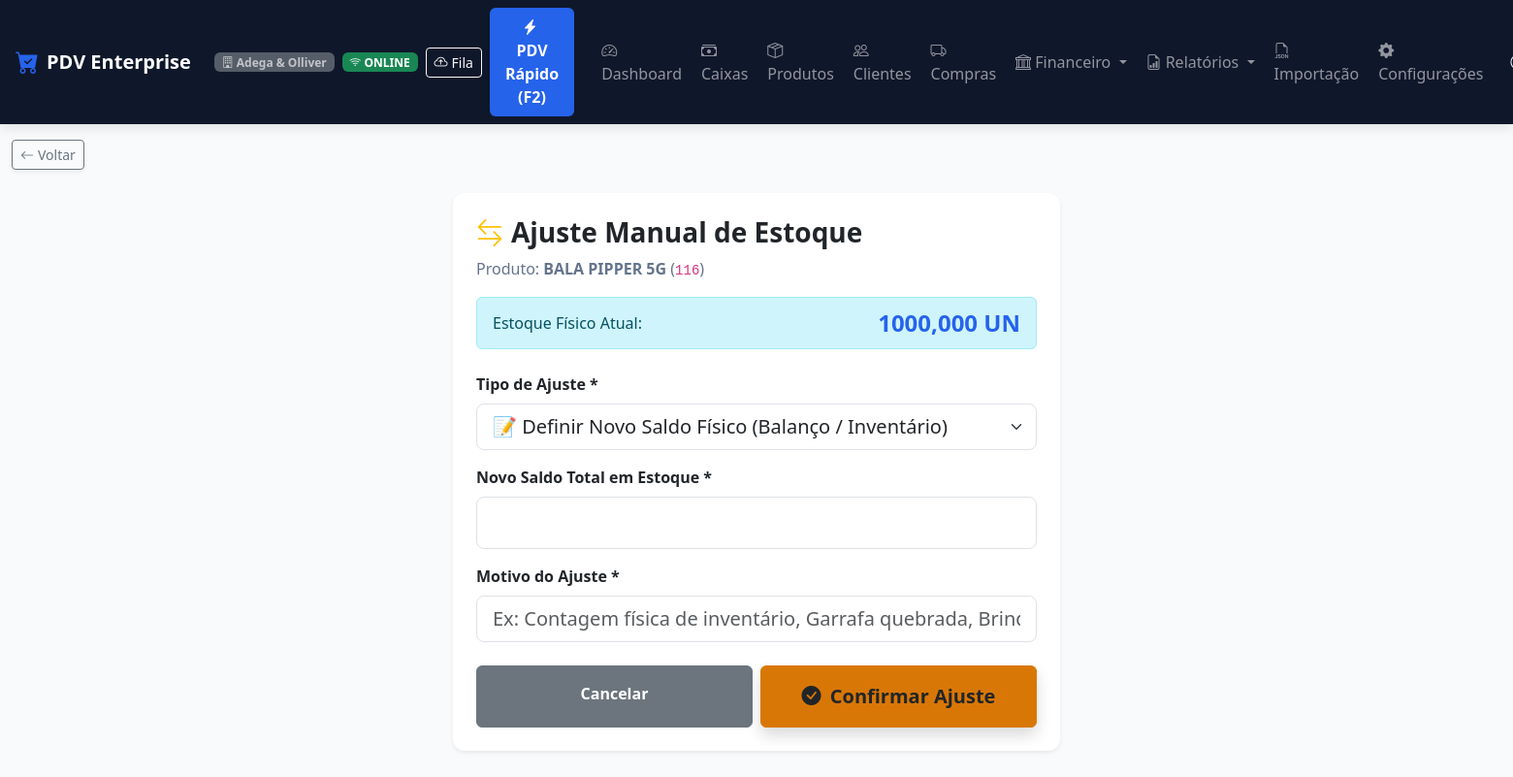
/produtos/ajuste/619/ (signed in), run on the app's committed database.
### apps/usuarios/models.py (models this page shows, shortened)
class Usuario(AbstractUser):
    CARGO_CHOICES = [
        ('ADMIN', 'Administrador'),
        ('GERENTE', 'Gerente'),
        ('OPERADOR', 'Operador de Caixa'),
        ('ESTOQUISTA', 'Estoquista'),
        ('FINANCEIRO', 'Financeiro'),
    ]
    empresa = models.ForeignKey(
        'empresas.Empresa',
        on_delete=models.CASCADE,
        related_name='usuarios',
        verbose_name='Empresa',
        null=True,
        blank=True
    )
    cargo = models.CharField('Cargo', max_length=20, choices=CARGO_CHOICES, default='OPERADOR')
    pin_caixa = models.CharField('PIN de Caixa (4 a 6 dígitos)', max_length=10, blank=True)
    telefone = models.CharField('Telefone', max_length=20, blank=True)
    limite_desconto_pct = models.DecimalField(
        'Limite de Desconto (%)', max_digits=5, decimal_places=2, default=0.00,
        help_text='Percentual máximo de desconto que este usuário pode aplicar (0 = sem limite definido).'
    )
    class Meta:
        verbose_name = 'Usuário'
        verbose_name_plural = 'Usuários'
    @property
    def is_admin(self):
        return self.cargo == 'ADMIN' or self.is_superuser
    @property
    def is_administrador(self):
        return self.is_admin
    @property
    def pode_ajustar_estoque(self):
        return self.cargo in ('ADMIN', 'GERENTE', 'ESTOQUISTA') or self.is_superuser
    @property
    def pode_visualizar_auditoria(self):
        return self.cargo in ('ADMIN', 'GERENTE') or self.is_superuser

### apps/empresas/models.py (models this page shows, shortened)
class Empresa(models.Model):
    razao_social = models.CharField('Razão Social', max_length=200, blank=True, default='')
    nome_fantasia = models.CharField('Nome Fantasia', max_length=200, blank=True, default='')
    cnpj = models.CharField('CNPJ', max_length=20, unique=True)
    inscricao_estadual = models.CharField('Inscrição Estadual', max_length=50, blank=True)
    telefone = models.CharField('Telefone', max_length=20, blank=True)
    whatsapp = models.CharField('WhatsApp', max_length=20, blank=True)
    email = models.EmailField('E-mail', blank=True)
    endereco = models.CharField('Endereço Completo', max_length=255, blank=True)
    cidade = models.CharField('Cidade', max_length=100, blank=True)
    estado = models.CharField('Estado (UF)', max_length=2, blank=True)
    logo = models.ImageField('Logo da Empresa', upload_to='logos/', null=True, blank=True)
    cor_fundo_cabecalho = models.CharField('Cor Fundo Cabeçalho', max_length=20, default='#dc2626')
    cor_texto_cabecalho = models.CharField('Cor Texto Cabeçalho', max_length=20, default='#ffffff')
    cor_destaque = models.CharField('Cor de Destaque', max_length=20, default='#16a34a')
    cor_fundo_geral = models.CharField('Cor Fundo Geral', max_length=20, default='#f8fafc')
    cor_fundo_paineis = models.CharField('Cor Fundo Painéis', max_length=20, default='#ffffff')
    ativo = models.BooleanField('Ativo', default=True)
    created_at = models.DateTimeField('Criado em', auto_now_add=True)
    updated_at = models.DateTimeField('Atualizado em', auto_now=True)
    class Meta:
        verbose_name = 'Empresa'
        verbose_name_plural = 'Empresas'

### apps/produtos/models.py (models this page shows, shortened)
class Produto(TenantModelMixin):
    UNIDADE_CHOICES = [
        ('UN', 'Unidade (UN)'),
        ('KG', 'Quilograma (KG)'),
        ('G', 'Grama (G)'),
        ('L', 'Litro (L)'),
        ('ML', 'Mililitro (ML)'),
        ('LT', 'Lata (LT)'),
        ('CX', 'Caixa (CX)'),
        ('PCT', 'Pacote (PCT)'),
        ('FD', 'Fardo (FD)'),
        ('M2', 'Metro Quadrado (M²)'),
    ]
    categoria = models.ForeignKey(Categoria, on_delete=models.SET_NULL, null=True, blank=True, related_name='produtos')
    fornecedor_principal = models.ForeignKey('clientes.Fornecedor', on_delete=models.SET_NULL, null=True, blank=True, related_name='produtos')
    codigo_barras = models.CharField('Código de Barras (EAN)', max_length=50, db_index=True)
    sku = models.CharField('SKU / Código Interno', max_length=50, blank=True, db_index=True)
    nome = models.CharField('Nome do Produto', max_length=200)
    descricao = models.TextField('Descrição / Detalhes', blank=True)
    preco_custo = models.DecimalField('Preço de Custo (R$)', max_digits=12, decimal_places=2, default=0.00)
    margem_lucro = models.DecimalField('Margem de Lucro Bruto (%)', max_digits=6, decimal_places=2, default=30.00, help_text="Cálculo base: Venda = Custo / (1 - (Margem/100))")
    preco_venda = models.DecimalField('Preço de Venda (R$)', max_digits=12, decimal_places=2, default=0.00)
    estoque_atual = models.DecimalField('Estoque Atual', max_digits=12, decimal_places=3, default=0.000)
    estoque_minimo = models.DecimalField('Estoque Mínimo', max_digits=12, decimal_places=3, default=5.000)
    estoque_maximo = models.DecimalField('Estoque Máximo', max_digits=12, decimal_places=3, default=1000.000, null=True, blank=True)
    unidade_medida = models.CharField('Unidade de Medida', max_length=10, choices=UNIDADE_CHOICES, default='UN')
    controle_estoque = models.BooleanField('Controla Estoque', default=True)
    imagem = models.ImageField('Imagem do Produto', upload_to='produtos/', null=True, blank=True)
    ativo = models.BooleanField('Ativo', default=True)
    class Meta:
        verbose_name = 'Produto'
        verbose_name_plural = 'Produtos'
        unique_together = ['empresa', 'codigo_barras']

### apps/produtos/views.py (the view, shortened to what this page needs)
# urls.py: path('ajuste/<int:pk>/', estoque_ajuste, name='estoque_ajuste'),
@login_required
@permissao_required('pode_ajustar_estoque')
def estoque_ajuste(request, pk):
    empresa = request.tenant or request.user.empresa
    produto = get_object_or_404(Produto, pk=pk, empresa=empresa)
    next_url = request.GET.get('next') or request.POST.get('next') or ''
    if next_url and not (next_url.startswith('/produtos/') or next_url.startswith('/')):
        next_url = ''
    return render(request, 'produtos/ajuste.html', {
        'produto': produto,
        'next_url': next_url,
    })

### templates/produtos/ajuste.html (shortened to what this page needs)
{% extends 'base.html' %}
{% block content %}
<div class="row justify-content-center my-4">
    <div class="col-12 col-md-6 col-lg-5">
        <div class="card card-custom p-4 shadow-sm border-0">
            <h3 class="fw-bold text-dark mb-2"><i class="bi bi-arrow-left-right text-warning me-2"></i>Ajuste Manual de Estoque</h3>
            <p class="text-muted mb-3">Produto: <strong>{{ produto.nome }}</strong> (<code>{{ produto.codigo_barras }}</code>)</p>
            <div class="alert alert-info py-2 d-flex justify-content-between align-items-center mb-4">
                <span>Estoque Físico Atual:</span>
                <strong class="fs-4 text-primary">{{ produto.estoque_atual }} {{ produto.unidade_medida }}</strong>
            </div>
            <form method="post">
                <div class="mb-3">
                    <label for="tipo" class="form-label fw-bold">Tipo de Ajuste *</label>
                    <select name="tipo" id="tipo" class="form-select form-select-lg" required onchange="toggleAjusteMode()">
                        <option value="NOVO_SALDO">📝 Definir Novo Saldo Físico (Balanço / Inventário)</option>
                    </select>
                </div>
                <div class="mb-3" id="group-novo-saldo">
                    <label for="novo_saldo" class="form-label fw-bold">Novo Saldo Total em Estoque *</label>
                    <input type="number" step="0.001" min="0" name="novo_saldo" id="novo_saldo" class="form-control form-control-lg fw-bold fs-4 text-primary" value="{{ produto.estoque_atual }}">
                </div>
                <div class="mb-4">
                    <label for="motivo" class="form-label fw-bold">Motivo do Ajuste *</label>
                    <input type="text" name="motivo" id="motivo" class="form-control form-control-lg" placeholder="Ex: Contagem física de inventário, Garrafa quebrada, Brinde..." required>
                </div>
                <div class="d-flex gap-2">
                    <a href="{{ next_url|default:'/produtos/' }}" class="btn btn-secondary w-50 py-3 fw-bold">Cancelar</a>
                    <button type="submit" class="btn btn-warning text-dark w-50 py-3 fw-bold fs-5 shadow">
                        <i class="bi bi-check-circle-fill me-1"></i> Confirmar Ajuste
                    </button>
                </div>
            </form>
        </div>
    </div>
</div>
{% endblock %}

### templates/components/navbar.html (shortened to what this page needs)
{% if request.resolver_match.url_name == 'pdv_front' %}
<nav class="navbar navbar-expand navbar-dark navbar-custom sticky-top px-3">
    <div class="container-fluid p-0 d-flex justify-content-between align-items-center">
        <div class="d-flex align-items-center gap-2">
            <a class="navbar-brand fw-bold text-white d-flex align-items-center gap-2 mb-0" href="{% url 'dashboard' %}">
                <i class="bi bi-cart-check-fill text-primary fs-4"></i>
                <span>PDV Enterprise</span>
            </a>
            <span class="badge bg-secondary opacity-75 d-none d-md-inline-block">
                <i class="bi bi-building"></i> {{ request.user.empresa.nome_fantasia|default:"Multiempresa" }}
            </span>
            <span id="network-status-badge" class="badge bg-success ms-1">
                <i class="bi bi-wifi"></i> ONLINE
            </span>
            <button class="btn btn-sm btn-outline-light ms-1 d-flex align-items-center gap-1" type="button" onclick="abrirModalFilaOffline()" title="Ver Fila de Vendas Offline">
                <i class="bi bi-cloud-arrow-up"></i> <span class="d-none d-sm-inline">Fila</span>
                <span id="sync-status-badge" class="badge bg-warning text-dark" style="display:none;">0</span>
            </button>
        </div>
        <div class="d-flex align-items-center gap-2">
            <a href="{% url 'dashboard' %}" class="btn btn-outline-light btn-sm fw-bold d-flex align-items-center gap-1" title="Ir para o Dashboard / Tela Inicial">
                <i class="bi bi-house-door-fill text-warning"></i> <span>Início</span>
            </a>
            <a href="{% url 'caixas_list' %}" class="btn btn-warning btn-sm fw-bold d-flex align-items-center gap-1 text-dark" title="Ir para o Módulo de Caixa">
                <i class="bi bi-cash-stack"></i> <span>Caixa</span>
            </a>
            <div class="dropdown ms-2">
                <a class="nav-link dropdown-toggle fw-semibold text-light py-1 px-2 border border-secondary rounded" href="#" data-bs-toggle="dropdown">
                    <i class="bi bi-person-circle me-1"></i> {{ user.get_full_name|default:user.username }}
                </a>
                <ul class="dropdown-menu dropdown-menu-end shadow">
                    <li><span class="dropdown-item-text text-muted small">Cargo: {{ user.get_cargo_display }}</span></li>
                    <li><hr class="dropdown-divider"></li>
                    <li><a class="dropdown-item text-danger" href="{% url 'logout' %}"><i class="bi bi-box-arrow-right me-2"></i>Sair</a></li>
                </ul>
            </div>
        </div>
    </div>
</nav>
{% else %}
<nav class="navbar navbar-expand-lg navbar-dark navbar-custom sticky-top px-3">
    <a class="navbar-brand fw-bold text-white d-flex align-items-center gap-2" href="{% url 'dashboard' %}">
        <i class="bi bi-cart-check-fill text-primary fs-4"></i>
        <span>PDV Enterprise</span>
    </a>
    <span class="badge bg-secondary ms-2 opacity-75 d-none d-md-inline-block">
        <i class="bi bi-building"></i> {{ request.user.empresa.nome_fantasia|default:"Multiempresa" }}
    </span>
    <span id="network-status-badge" class="badge bg-success ms-2">
        <i class="bi bi-wifi"></i> ONLINE
    </span>
    <button class="btn btn-sm btn-outline-light ms-2 d-flex align-items-center gap-1" type="button" onclick="abrirModalFilaOffline()" title="Ver Fila de Vendas Offline">
        <i class="bi bi-cloud-arrow-up"></i> <span class="d-none d-sm-inline">Fila</span>
    </button>
    <div class="collapse navbar-collapse" id="navbarNav">
        <ul class="navbar-nav ms-auto align-items-center gap-1">
            <li class="nav-item">
                <a class="nav-link btn btn-primary text-white fw-bold px-3 ms-2 me-3" href="{% url 'pdv_front' %}">
                    <i class="bi bi-lightning-charge-fill me-1"></i> PDV Rápido (F2)
                </a>
            </li>
            <li class="nav-item">
                <a class="nav-link" href="{% url 'dashboard' %}"><i class="bi bi-speedometer2"></i> Dashboard</a>
            </li>
            <li class="nav-item">
                <a class="nav-link" href="{% url 'caixas_list' %}"><i class="bi bi-cash-stack"></i> Caixas</a>
            </li>
            <li class="nav-item">
                <a class="nav-link" href="{% url 'produtos_list' %}"><i class="bi bi-box-seam"></i> Produtos</a>
            </li>
            <li class="nav-item">
                <a class="nav-link" href="{% url 'clientes_list' %}"><i class="bi bi-people"></i> Clientes</a>
            </li>
            <li class="nav-item">
                <a class="nav-link" href="{% url 'compras_list' %}"><i class="bi bi-truck"></i> Compras</a>
            </li>
            <li class="nav-item dropdown">
                <a class="nav-link dropdown-toggle" href="#" id="finDropdown" role="button" data-bs-toggle="dropdown">
                    <i class="bi bi-bank"></i> Financeiro
                </a>
            </li>
            <li class="nav-item dropdown">
                <a class="nav-link dropdown-toggle" href="#" id="relatDropdown" role="button" data-bs-toggle="dropdown">
                    <i class="bi bi-file-earmark-bar-graph"></i> Relatórios
                </a>
            </li>
            <li class="nav-item">
                <a class="nav-link" href="{% url 'importacao_hub' %}" title="Importação de Dados JSON">
                    <i class="bi bi-filetype-json"></i> <span class="d-lg-none d-xl-inline">Importação</span>
                </a>
            </li>
            <li class="nav-item">
                <a class="nav-link" href="{% url 'configuracoes' %}" title="Configurações do Sistema">
                    <i class="bi bi-gear-fill"></i> <span class="d-lg-none d-xl-inline">Configurações</span>
                </a>
            </li>
            <li class="nav-item dropdown ms-2">
                <a class="nav-link dropdown-toggle fw-semibold text-light" href="#" data-bs-toggle="dropdown">
                    <i class="bi bi-person-circle"></i> {{ user.get_full_name|default:user.username }}
                </a>
            </li>
        </ul>
    </div>
</nav>
{% endif %}

### data on the page
Usuario: user.empresa.nome_fantasia "Adega & Olliver"
Produto: nome "BALA PIPPER 5G", codigo_barras "116", estoque_atual "1000,000", unidade_medida "UN"
